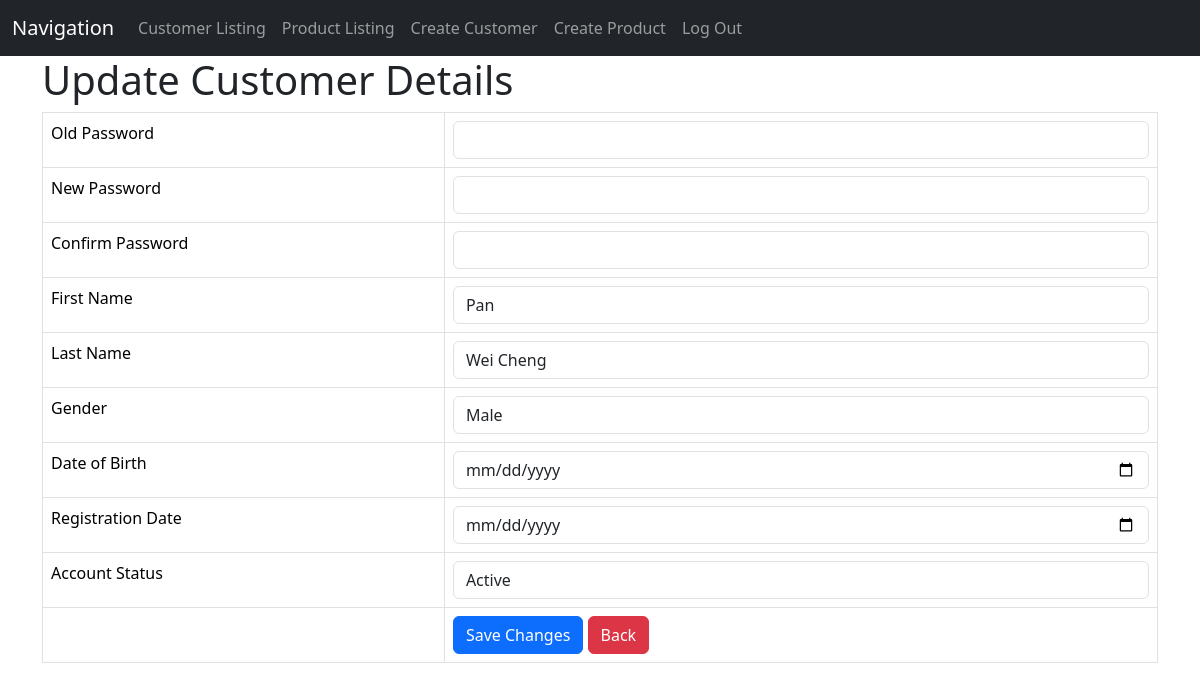
/customer_update.php?id=pwc@gmail.com, run on an earlier commit of the app's database.
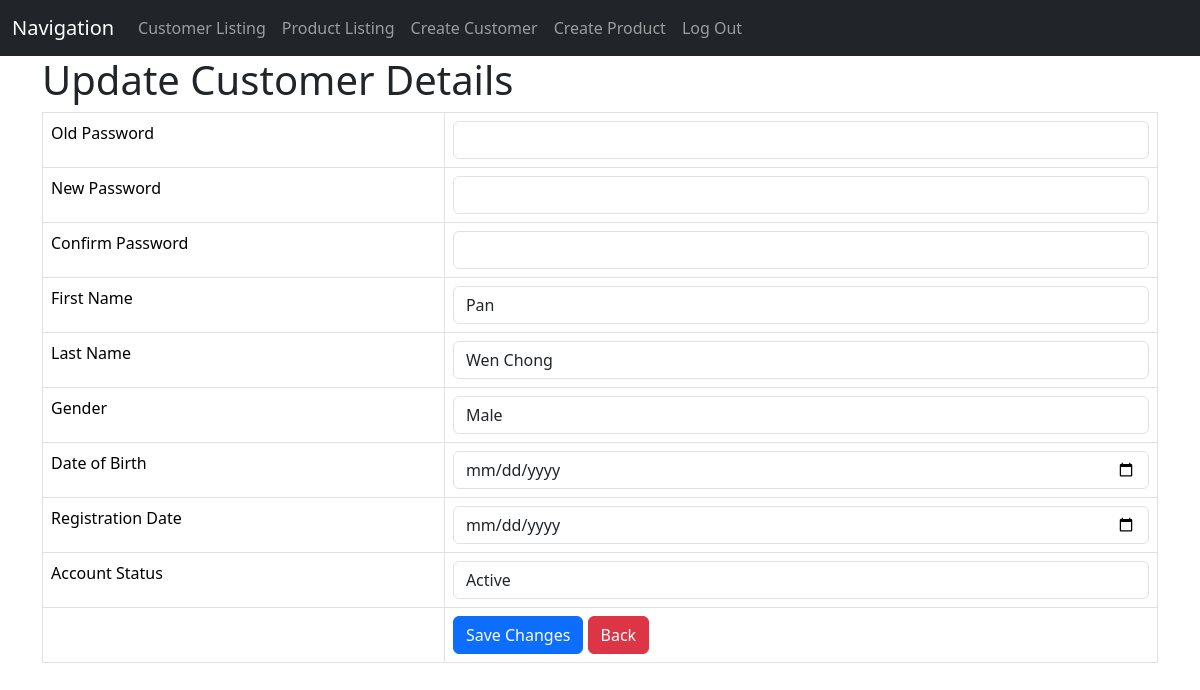
And on a later commit of the database.
### tables this page shows
CREATE TABLE IF NOT EXISTS `customers` (
  `user_name` varchar(50) NOT NULL,
  `password` varchar(20) NOT NULL,
  `firstname` varchar(30) NOT NULL,
  `lastname` varchar(30) NOT NULL,
  `gender` varchar(8) NOT NULL,
  `dateofbirth` datetime NOT NULL,
  `registrationdate` datetime NOT NULL,
  `accountstatus` varchar(15) NOT NULL,
  PRIMARY KEY (`user_name`)
);

### customer_update.php (the view, shortened to what this page needs)
<!DOCTYPE HTML>
<html>
<head>
    <link href="https://cdn.jsdelivr.net/npm/bootstrap@5.3.3/dist/css/bootstrap.min.css" rel="stylesheet">
</head>
<body>
    <nav class="navbar navbar-expand-lg navbar-dark bg-dark">
        <div class="container-fluid">
            <a class="navbar-brand" href="#">Navigation</a>
            <div class="collapse navbar-collapse" id="navbarNav">
                <ul class="navbar-nav">
                    <li class="nav-item"><a class="nav-link" href="customer_listing.php">Customer Listing</a></li>
                    <li class="nav-item"><a class="nav-link" href="product_listing.php">Product Listing</a></li>
                    <li class="nav-item"><a class="nav-link" href="customer_create.php">Create Customer</a></li>
                    <li class="nav-item"><a class="nav-link" href="product_create.php">Create Product</a></li>
                    <li class="nav-item"><a class="nav-link" href="log_out.php">Log Out</a></li>
                </ul>
            </div>
        </div>
    </nav>
    <div class="container">
        <div class="page-header">
            <h1>Update Customer Details</h1>
        </div>
        <?php
        include 'config/database.php';
        $user_name = isset($_GET['id']) ? $_GET['id'] : die('<div class="alert alert-danger">ERROR: Record ID not found.</div>');
        try {
            $query = "SELECT * FROM customers WHERE user_name = ? LIMIT 1";
            $stmt = $con->prepare($query);
            $stmt->bindParam(1, $user_name);
            $stmt->execute();
            $row = $stmt->fetch(PDO::FETCH_ASSOC);
            $firstname = $row['firstname'];
            $lastname = $row['lastname'];
            $gender = $row['gender'];
            $dateofbirth = $row['dateofbirth'];
            $registrationdate = $row['registrationdate'];
            $accountstatus = $row['accountstatus'];
        } catch (PDOException $exception) {
            die('<div class="alert alert-danger">ERROR: ' . $exception->getMessage() . '</div>');
        }
        ?>
        <form action="<?php echo htmlspecialchars($_SERVER["PHP_SELF"] . "?id={$user_name}"); ?>" method="post">
            <table class='table table-hover table-responsive table-bordered'>
                <tr>
                    <td>Old Password</td>
                    <td><input type='password' name='old_password' class='form-control' /></td>
                </tr>
                <tr>
                    <td>New Password</td>
                    <td><input type='password' name='new_password' class='form-control' /></td>
                </tr>
                <tr>
                    <td>Confirm Password</td>
                    <td><input type='password' name='confirm_password' class='form-control' /></td>
                </tr>
                <tr>
                    <td>First Name</td>
                    <td><input type='text' name='firstname' value="<?php echo htmlspecialchars($firstname); ?>" class='form-control' required /></td>
                </tr>
                <tr>
                    <td>Last Name</td>
                    <td><input type='text' name='lastname' value="<?php echo htmlspecialchars($lastname); ?>" class='form-control' required /></td>
                </tr>
                <tr>
                    <td>Gender</td>
                    <td><select name='gender' class='form-control'>
                            <option value='Male' <?php echo ($gender == 'Male') ? "selected" : ""; ?>>Male</option>
                        </select></td>
                </tr>
                <tr>
                    <td>Date of Birth</td>
                    <td><input type='date' name='dateofbirth' value="<?php echo htmlspecialchars($dateofbirth); ?>" class='form-control' required /></td>
                </tr>
                <tr>
                    <td>Registration Date</td>
                    <td><input type='date' name='registrationdate' value="<?php echo htmlspecialchars($registrationdate); ?>" class='form-control' required /></td>
                </tr>
                <tr>
                    <td>Account Status</td>
                    <td><select name='accountstatus' class='form-control' require>
                            <option value='Active' <?php echo ($accountstatus == 'Active') ? "selected" : ""; ?>>Active</option>
                        </select></td>
                </tr>
                <tr>
                    <td></td>
                    <td><input type='submit' value='Save Changes' class='btn btn-primary' />
                        <a href='customer_listing.php' class='btn btn-danger'>Back</a>
                    </td>
                </tr>
            </table>
        </form>
    </div>
</body>
</html>

What changed in the data, as far as the page shows it:
changed customers "Pan": lastname "Wei Cheng" → "Wen Chong"; gender (not shown) → "Male"; accountstatus (not shown) → "Active"
Also different on the page:
form field gender: "Male" → (not shown)
form field accountstatus: "Active" → (not shown)
